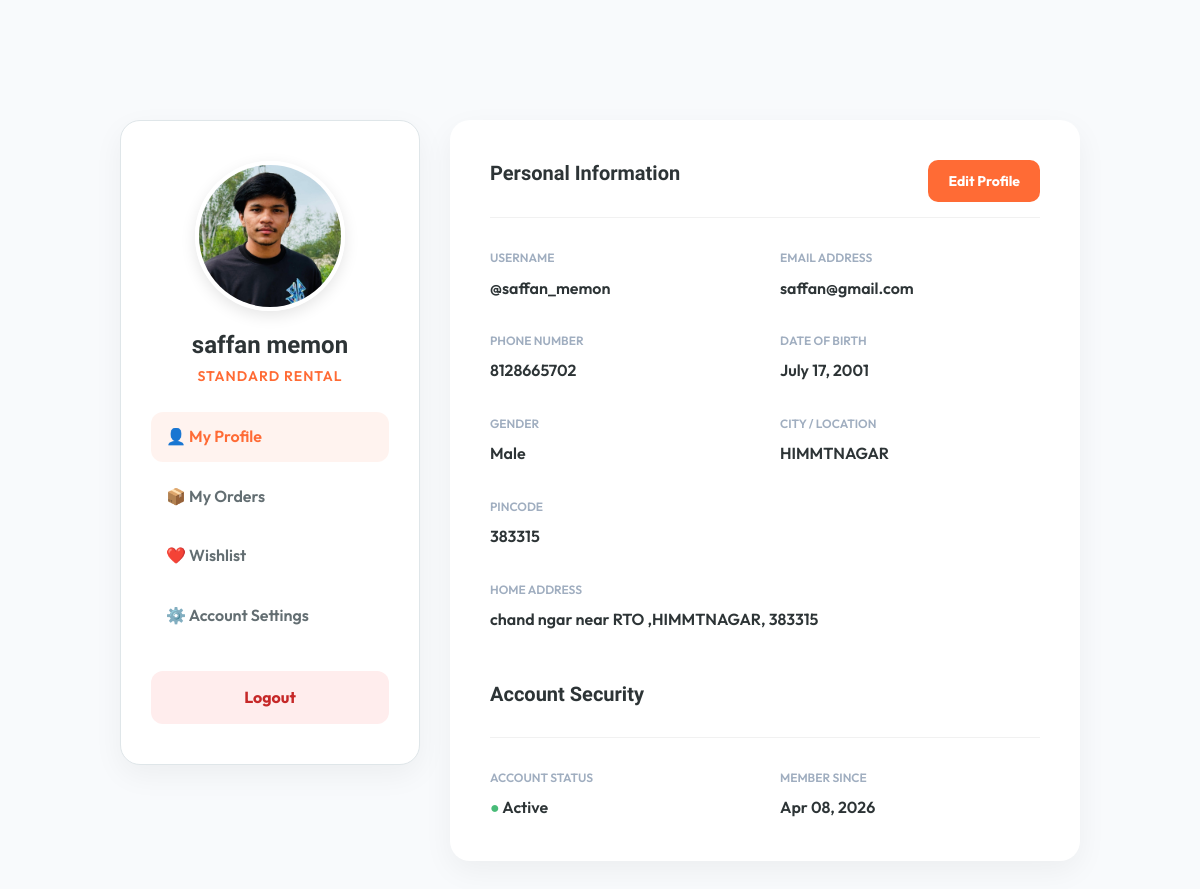
The page /profile_view/ (signed in) on the database its author committed.
### app_modules/userapp/models.py (models this page shows, shortened)
class CustomUser(AbstractUser):
    class Role(models.TextChoices):
        ADMIN = 'ADMIN', 'Admin'
        RENTAL = 'RENTAL', 'Rental'
        USER = 'USER', 'User'
    GENDER_CHOICES = [
        ('Male', 'Male'),
        ('Female', 'Female'),
        ('Other', 'Other'),
    ]
    email = models.EmailField(blank=True, null=True)
    phone = models.CharField(max_length=15, blank=True, null=True)
    address = models.TextField(blank=True, null=True)
    profile_image = models.ImageField(upload_to='profile_images/', blank=True, null=True)
    date_of_birth = models.DateField(blank=True, null=True)
    gender = models.CharField(max_length=10, choices=GENDER_CHOICES, blank=True, null=True)
    city = models.CharField(max_length=100, blank=True, null=True)
    state = models.CharField(max_length=100, blank=True, null=True)
    pincode = models.CharField(max_length=10, blank=True, null=True)
    emergency_contact = models.CharField(max_length=15, blank=True, null=True)
    alternate_phone = models.CharField(max_length=15, blank=True, null=True)
    role = models.CharField(max_length=10,choices=Role.choices,default=Role.USER)
    is_approved = models.BooleanField(default=True)
    created_at = models.DateTimeField(auto_now_add=True)
    updated_at = models.DateTimeField(auto_now=True)

### app_modules/userapp/views.py (the view)
# urls.py: path('profile_view/',views.profile_view,name="profile_view"),
def profile_view(request):
    return render(request,'tmp_user/profile.html')

### cart/context_processor.py (called while the page is built)
def cart_total_amount(request):
    cart = Cart(request)
    wishlist = Wishlist(request)
    total_bill = 0
    count = 0
    for key, value in cart.cart.items():
        total_bill += float(value['price']) * int(value['quantity'])
        count += int(value['quantity'])
    return {
        'cart_total_amount': total_bill,
        'cart_count': count,
        'wishlist_count': len(wishlist.wishlist)
    }

### templates/tmp_user/profile.html (shortened to what this page needs)
<!DOCTYPE html>
<html lang="en">
{% load static %}
<head>
    <link rel="stylesheet" href="{% static 'sta_user/css/style.css' %}">
</head>
<body>
    <div class="profile-wrapper">
        <div class="profile-container">
            <aside class="profile-sidebar">
                <div class="profile-img-wrap">
                    {% if user.profile_image %}
                    <img src="{{ user.profile_image.url }}" alt="Profile Image">
                    {% else %}
                    <img src="https://ui-avatars.com/api/?name={{ user.username }}&background=FF6B35&color=fff&size=200" alt="Avatar">
                    {% endif %}
                </div>
                <h2 class="sidebar-name">{{ user.first_name }} {{ user.last_name }}</h2>
                <span class="sidebar-role">Standard {{ user.get_role_display }}</span>
                <ul class="sidebar-menu">
                    <li class="sidebar-menu-item"><a href="#" class="sidebar-link active">👤 My Profile</a></li>
                    <li class="sidebar-menu-item"><a href="/my_orders/" class="sidebar-link">📦 My Orders</a></li>
                    <li class="sidebar-menu-item"><a href="/wishlist_view/" class="sidebar-link">❤️ Wishlist</a></li>
                    <li class="sidebar-menu-item"><a href="#" class="sidebar-link">⚙️ Account Settings</a></li>
                </ul>
                <div class="logout-btn-wrap">
                    <a href="{% url 'logout' %}" class="btn-logout">Logout</a>
                </div>
            </aside>
            <main class="profile-main">
                <div class="section-header">
                    <h3 class="section-title">Personal Information</h3>
                    <a href="{% url 'profile_edit_view' %}" class="btn-edit">Edit Profile</a>
                </div>
                <div class="info-grid">
                    <div class="info-item">
                        <label>Username</label>
                        <div class="info-value">@{{ user.username }}</div>
                    </div>
                    <div class="info-item">
                        <label>Email Address</label>
                        <div class="info-value">{{ user.email }}</div>
                    </div>
                    <div class="info-item">
                        <label>Phone Number</label>
                        <div class="info-value">{{ user.phone|default:"Not Provided" }}</div>
                    </div>
                    <div class="info-item">
                        <label>Date of Birth</label>
                        <div class="info-value">{{ user.date_of_birth|default:"Not Provided" }}</div>
                    </div>
                    <div class="info-item">
                        <label>Gender</label>
                        <div class="info-value">{{ user.gender|default:"Not Provided" }}</div>
                    </div>
                    <div class="info-item">
                        <label>City / Location</label>
                        <div class="info-value">{{ user.city|default:"Not Provided" }}</div>
                    </div>
                    <div class="info-item">
                        <label>Pincode</label>
                        <div class="info-value">{{ user.pincode|default:"Not Provided" }}</div>
                    </div>
                    <div class="info-item full">
                        <label>Home Address</label>
                        <div class="info-value">{{ user.address|default:"Not Provided" }}</div>
                    </div>
                </div>
                <div class="section-header" style="margin-top: 50px;">
                    <h3 class="section-title">Account Security</h3>
                </div>
                <div class="info-grid">
                    <div class="info-item">
                        <label>Account Status</label>
                        <div class="info-value">
                            <span style="color: #48BB78;">●</span> Active
                        </div>
                    </div>
                    <div class="info-item">
                        <label>Member Since</label>
                        <div class="info-value">{{ user.created_at|date:"M d, Y" }}</div>
                    </div>
                </div>
            </main>
        </div>
    </div>
</body>
</html>

### static/sta_user/css/style.css (style rules this page uses)
:root { --primary: #FF6B35; --primary-dark: #E55A26; --primary-light: #FF8C5A; --secondary: #4ECDC4; --secondary-dark: #3BBDB4; --accent: #FFE66D; --accent2: #A8E6CF; --purple: #C77DFF; --dark: #1A1A2E; --dark2: #16213E; --mid: #2D2D44; --text: #333352; --text-light: #666680; --text-muted: #9999AA; --white: #FFFFFF; --off-white: #FFF8F5; --bg-light: #FFF5EF; --bg-card: #FFFFFF; --border: #F0E8E3; --border-light: #FAF0EB; --shadow-sm: 0 2px 8px rgba(255,107,53,0.08); --shadow: 0 4px 20px rgba(255,107,53,0.12); --shadow-lg: 0 8px 40px rgba(255,107,53,0.18); --shadow-xl: 0 16px 60px rgba(255,107,53,0.22); --radius: 16px; --radius-sm: 10px; --radius-lg: 24px; --radius-xl: 32px; --font-display: 'Fredoka One', cursive; --font-heading: 'Baloo 2', cursive; --font-body: 'Nunito', sans-serif; --transition: all 0.3s cubic-bezier(0.4, 0, 0.2, 1); --transition-bounce: all 0.4s cubic-bezier(0.34, 1.56, 0.64, 1); }
* { margin: 0; padding: 0; box-sizing: border-box; }
html { scroll-behavior: smooth; }
body { font-family: var(--font-body); color: var(--text); background: var(--off-white); overflow-x: hidden; line-height: 1.6; }
a { text-decoration: none !important; }
h1,h2,h3,h4,h5,h6 { font-family: var(--font-heading); font-weight: 700; line-height: 1.2; }
.section-title { font-size: clamp(28px, 4vw, 42px); font-family: var(--font-heading); font-weight: 800; color: var(--dark); margin-bottom: 16px; }
.profile-sidebar { background: white; border-radius: var(--radius-lg); padding: 24px; border: 1px solid var(--border); position: sticky; top: 90px; }

### templates/tmp_user/profile.html (style rules this page uses)
:root { --primary: #FF6B35; --text-dark: #2D3436; --text-light: #636E72; --border: #DFE6E9; --radius-lg: 20px; --shadow: 0 10px 30px rgba(0, 0, 0, 0.05); }
body { font-family: 'Outfit', sans-serif; background-color: #F8FAFC; margin: 0; padding-top: 80px; }
.profile-wrapper { max-width: 1000px; margin: 40px auto; padding: 0 20px; }
.profile-container { display: grid; grid-template-columns: 300px 1fr; gap: 30px; }
.profile-sidebar { background: white; padding: 40px 30px; border-radius: var(--radius-lg); box-shadow: var(--shadow); text-align: center; height: fit-content; }
.profile-img-wrap { width: 150px; height: 150px; border-radius: 50%; overflow: hidden; margin: 0 auto 20px; border: 4px solid #FFF; box-shadow: 0 5px 15px rgba(0,0,0,0.1); }
.profile-img-wrap img { width: 100%; height: 100%; object-fit: cover; }
.sidebar-name { font-size: 24px; font-weight: 800; color: var(--text-dark); margin-bottom: 5px; }
.sidebar-role { font-size: 14px; color: var(--primary); font-weight: 600; text-transform: uppercase; letter-spacing: 1px; margin-bottom: 25px; display: block; }
.sidebar-menu { list-style: none; padding: 0; text-align: left; }
.sidebar-menu-item { margin-bottom: 10px; }
.sidebar-link { display: flex; align-items: center; gap: 12px; padding: 12px 15px; border-radius: 12px; color: var(--text-light); text-decoration: none; font-weight: 600; transition: all 0.3s; }
.sidebar-link.active, .sidebar-link:hover { background: rgba(255, 107, 53, 0.08); color: var(--primary); }
.profile-main { background: white; padding: 40px; border-radius: var(--radius-lg); box-shadow: var(--shadow); }
.section-header { display: flex; justify-content: space-between; align-items: center; margin-bottom: 30px; border-bottom: 1px solid #F1F1F1; padding-bottom: 15px; }
.section-title { font-size: 20px; font-weight: 800; color: var(--text-dark); }
.info-grid { display: grid; grid-template-columns: 1fr 1fr; gap: 30px; }
.info-item label { display: block; font-size: 12px; font-weight: 600; color: #A0AEC0; text-transform: uppercase; margin-bottom: 8px; }
.info-value { font-size: 16px; color: var(--text-dark); font-weight: 600; }
.info-item.full { grid-column: span 2; }
.btn-edit { padding: 10px 20px; background: var(--primary); color: white; border-radius: 10px; text-decoration: none; font-weight: 700; font-size: 14px; transition: 0.3s; }
.logout-btn-wrap { margin-top: 30px; }
.btn-logout { display: inline-block; width: 100%; padding: 14px; background: #FFEDED; color: #C62828; border-radius: 12px; text-decoration: none; font-weight: 700; text-align: center; transition: 0.3s; }

### rows shown on the page
CustomUser: profile_image (picture), first_name "saffan", last_name "memon", role "RENTAL", username "saffan_memon", email "saffan@gmail.com", phone "8128665702", date_of_birth "July 17, 2001", gender "Male", city "HIMMTNAGAR", pincode "383315", address "chand ngar near RTO ,HIMMTNAGAR, 383315", created_at "Apr 08, 2026"
